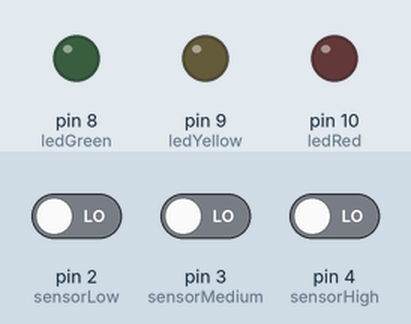
This sketch was run on a simulated Arduino Uno, built with avr-gcc and run on an emulated ATmega328P. Shown: output pins drawn as LEDs (lit = HIGH). The test bench sets the inputs (shaded band); at power-on: pin 2 (sensorLow) LOW, pin 3 (sensorMedium) LOW, pin 4 (sensorHigh) LOW.

Above: at 1.8 s.
1.9 s: pin 2 (sensorLow) driven HIGH
At 2.9 s:
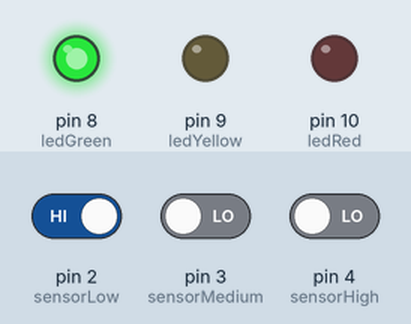
3.5 s: pin 3 (sensorMedium) driven HIGH
At 4.1 s:
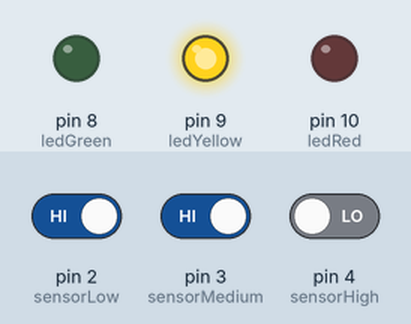
5.0 s: pin 4 (sensorHigh) driven HIGH
At 6.2 s:
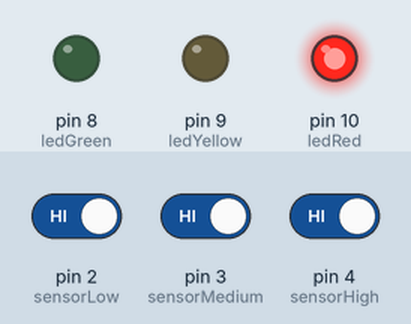
6.5 s: pin 4 (sensorHigh) driven LOW
At 7.5 s:
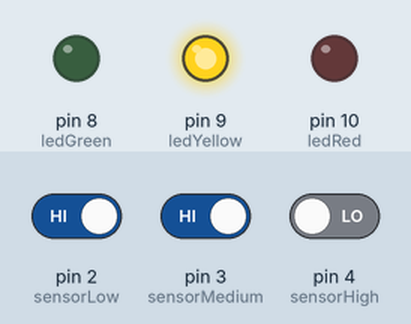
8.0 s: pin 3 (sensorMedium) driven LOW
At 8.7 s:
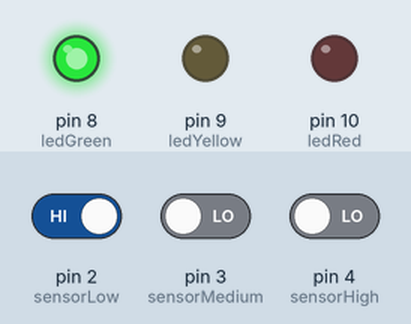
Timing chart, 0 to 10.5 s (numbered marks = the images above; inputs shaded):
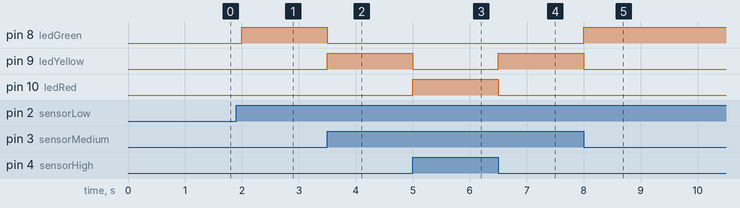

Measured:
- after the input at 1.9 s, pin 8 (ledGreen): LOW → HIGH after 0.10 s
- after the input at 3.5 s, pin 8 (ledGreen): HIGH → LOW at once; pin 9 (ledYellow): LOW → HIGH at once
- after the input at 5.0 s, pin 9 (ledYellow): HIGH → LOW at once; pin 10 (ledRed): LOW → HIGH at once
- after the input at 6.5 s, pin 9 (ledYellow): LOW → HIGH at once; pin 10 (ledRed): HIGH → LOW at once
- after the input at 8.0 s, pin 8 (ledGreen): LOW → HIGH at once; pin 9 (ledYellow): HIGH → LOW at once

The sketch:

water_level.ino
```cpp
// Define sensor input pins
const int sensorLow = 2;
const int sensorMedium = 3;
const int sensorHigh = 4;

// Define LED output pins
const int ledGreen = 8;
const int ledYellow = 9;
const int ledRed = 10;

void setup() {
  // Set sensor pins as input
  pinMode(sensorLow, INPUT);
  pinMode(sensorMedium, INPUT);
  pinMode(sensorHigh, INPUT);

  // Set LED pins as output
  pinMode(ledGreen, OUTPUT);
  pinMode(ledYellow, OUTPUT);
  pinMode(ledRed, OUTPUT);
}

void loop() {
  // Read water level sensor values
  bool low = digitalRead(sensorLow);
  bool medium = digitalRead(sensorMedium);
  bool high = digitalRead(sensorHigh);

  // Default: turn off all LEDs
  digitalWrite(ledGreen, LOW);
  digitalWrite(ledYellow, LOW);
  digitalWrite(ledRed, LOW);

  // Check water levels and light LEDs accordingly
  if (high) {
    digitalWrite(ledRed, HIGH); // High level
  } else if (medium) {
    digitalWrite(ledYellow, HIGH); // Medium level
  } else if (low) {
    digitalWrite(ledGreen, HIGH); // Low level
  }

  delay(500); // Update every half second
}
```
